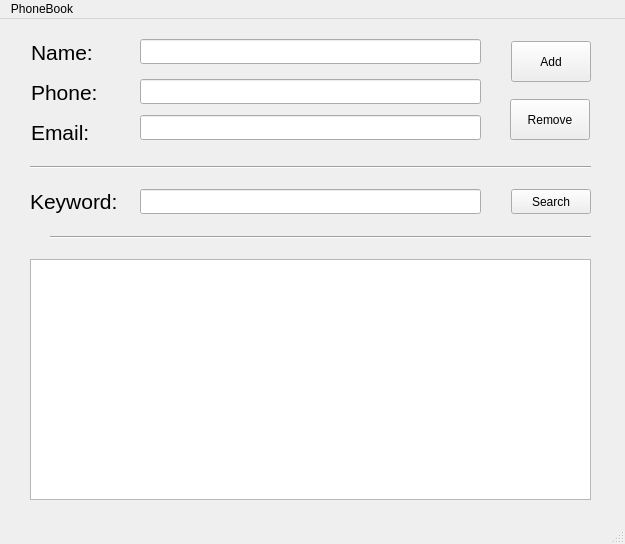
<?xml version="1.0" encoding="UTF-8"?>
<ui version="4.0">
 <class>MainWindow</class>
 <widget class="QMainWindow" name="MainWindow">
  <property name="geometry">
   <rect>
    <x>0</x>
    <y>0</y>
    <width>625</width>
    <height>544</height>
   </rect>
  </property>
  <property name="windowTitle">
   <string>MainWindow</string>
  </property>
  <widget class="QWidget" name="centralwidget">
   <widget class="QLineEdit" name="nameLineEdit">
    <property name="geometry">
     <rect>
      <x>140</x>
      <y>20</y>
      <width>341</width>
      <height>25</height>
     </rect>
    </property>
    <property name="text">
     <string/>
    </property>
   </widget>
   <widget class="QLineEdit" name="phoneLineEdit">
    <property name="geometry">
     <rect>
      <x>140</x>
      <y>60</y>
      <width>341</width>
      <height>25</height>
     </rect>
    </property>
    <property name="text">
     <string/>
    </property>
   </widget>
   <widget class="QLineEdit" name="emailLineEdit">
    <property name="geometry">
     <rect>
      <x>140</x>
      <y>96</y>
      <width>341</width>
      <height>25</height>
     </rect>
    </property>
    <property name="text">
     <string/>
    </property>
   </widget>
   <widget class="QPushButton" name="addButton">
    <property name="geometry">
     <rect>
      <x>511</x>
      <y>22</y>
      <width>80</width>
      <height>41</height>
     </rect>
    </property>
    <property name="text">
     <string>Add</string>
    </property>
   </widget>
   <widget class="QPushButton" name="searchButton">
    <property name="geometry">
     <rect>
      <x>511</x>
      <y>170</y>
      <width>80</width>
      <height>25</height>
     </rect>
    </property>
    <property name="text">
     <string>Search</string>
    </property>
   </widget>
   <widget class="QListWidget" name="contactListWidget">
    <property name="geometry">
     <rect>
      <x>30</x>
      <y>240</y>
      <width>561</width>
      <height>241</height>
     </rect>
    </property>
   </widget>
   <widget class="Line" name="line">
    <property name="geometry">
     <rect>
      <x>30</x>
      <y>140</y>
      <width>561</width>
      <height>16</height>
     </rect>
    </property>
    <property name="orientation">
     <enum>Qt::Orientation::Horizontal</enum>
    </property>
   </widget>
   <widget class="Line" name="line_2">
    <property name="geometry">
     <rect>
      <x>50</x>
      <y>210</y>
      <width>541</width>
      <height>16</height>
     </rect>
    </property>
    <property name="orientation">
     <enum>Qt::Orientation::Horizontal</enum>
    </property>
   </widget>
   <widget class="QLabel" name="label">
    <property name="geometry">
     <rect>
      <x>31</x>
      <y>21</y>
      <width>62</width>
      <height>24</height>
     </rect>
    </property>
    <property name="font">
     <font>
      <pointsize>16</pointsize>
     </font>
    </property>
    <property name="text">
     <string>Name:</string>
    </property>
   </widget>
   <widget class="QLabel" name="label_2">
    <property name="geometry">
     <rect>
      <x>31</x>
      <y>61</y>
      <width>67</width>
      <height>24</height>
     </rect>
    </property>
    <property name="font">
     <font>
      <pointsize>16</pointsize>
     </font>
    </property>
    <property name="text">
     <string>Phone:</string>
    </property>
   </widget>
   <widget class="QLabel" name="label_3">
    <property name="geometry">
     <rect>
      <x>31</x>
      <y>101</y>
      <width>58</width>
      <height>24</height>
     </rect>
    </property>
    <property name="font">
     <font>
      <pointsize>16</pointsize>
     </font>
    </property>
    <property name="text">
     <string>Email:</string>
    </property>
   </widget>
   <widget class="QLabel" name="label_4">
    <property name="geometry">
     <rect>
      <x>30</x>
      <y>170</y>
      <width>91</width>
      <height>24</height>
     </rect>
    </property>
    <property name="font">
     <font>
      <pointsize>16</pointsize>
     </font>
    </property>
    <property name="text">
     <string>Keyword:</string>
    </property>
   </widget>
   <widget class="QLineEdit" name="searchLineEdit">
    <property name="geometry">
     <rect>
      <x>140</x>
      <y>170</y>
      <width>341</width>
      <height>25</height>
     </rect>
    </property>
    <property name="text">
     <string/>
    </property>
   </widget>
   <widget class="QPushButton" name="removeButton">
    <property name="geometry">
     <rect>
      <x>510</x>
      <y>80</y>
      <width>80</width>
      <height>41</height>
     </rect>
    </property>
    <property name="text">
     <string>Remove</string>
    </property>
   </widget>
  </widget>
  <widget class="QMenuBar" name="menubar">
   <property name="geometry">
    <rect>
     <x>0</x>
     <y>0</y>
     <width>625</width>
     <height>22</height>
    </rect>
   </property>
   <widget class="QMenu" name="menuName">
    <property name="geometry">
     <rect>
      <x>997</x>
      <y>150</y>
      <width>149</width>
      <height>50</height>
     </rect>
    </property>
    <property name="title">
     <string>PhoneBook</string>
    </property>
   </widget>
   <addaction name="menuName"/>
  </widget>
  <widget class="QStatusBar" name="statusbar"/>
 </widget>
 <resources/>
 <connections/>
</ui>
